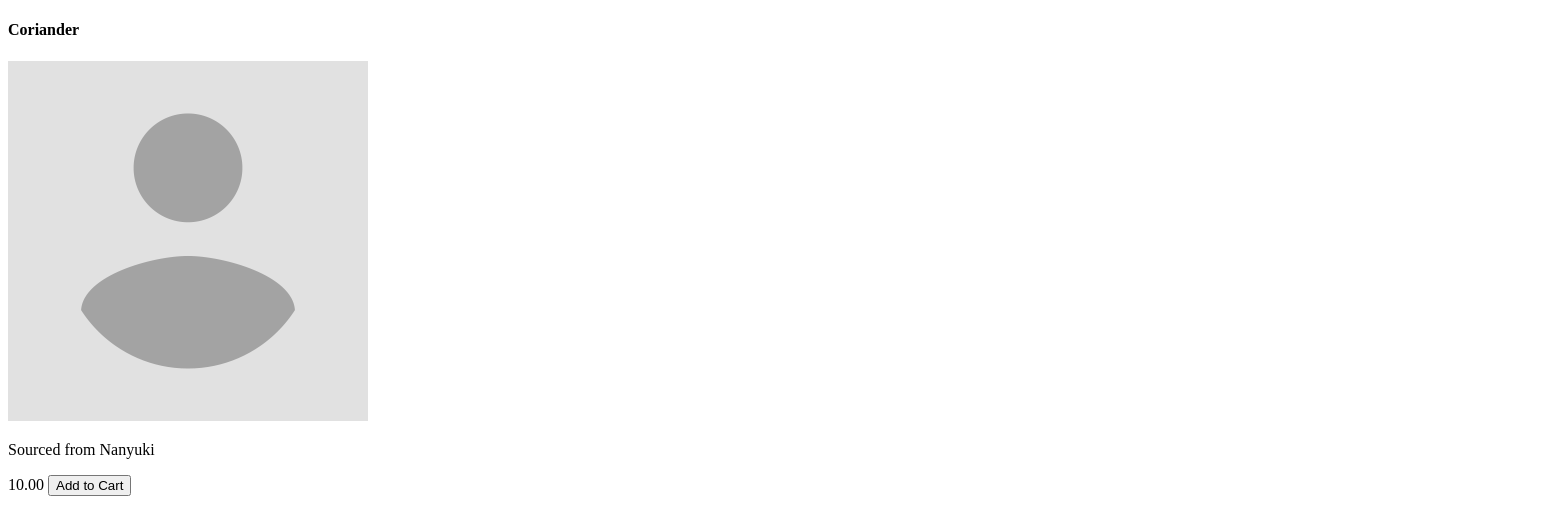
The app's page /inventory/products/2/, older data.
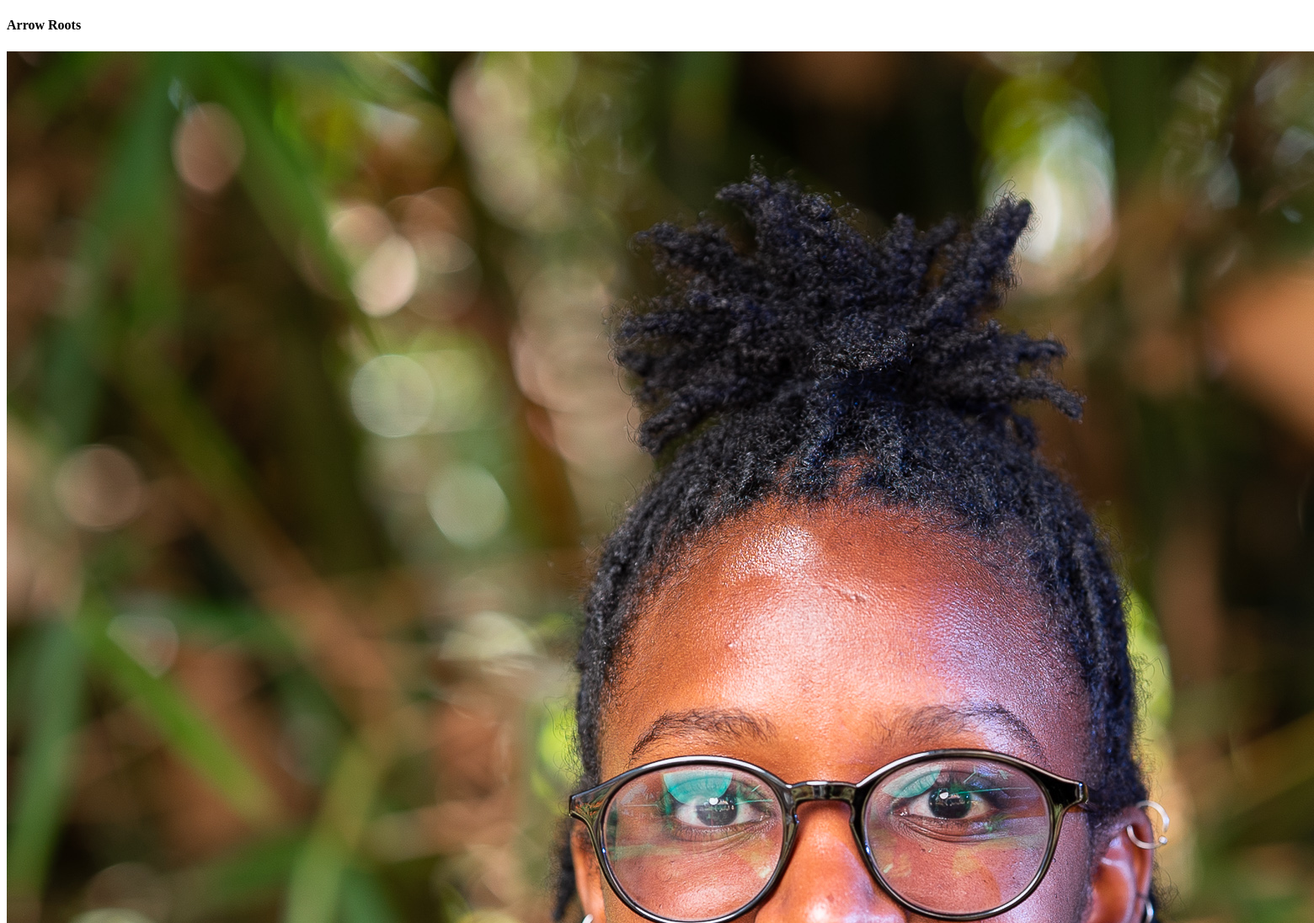
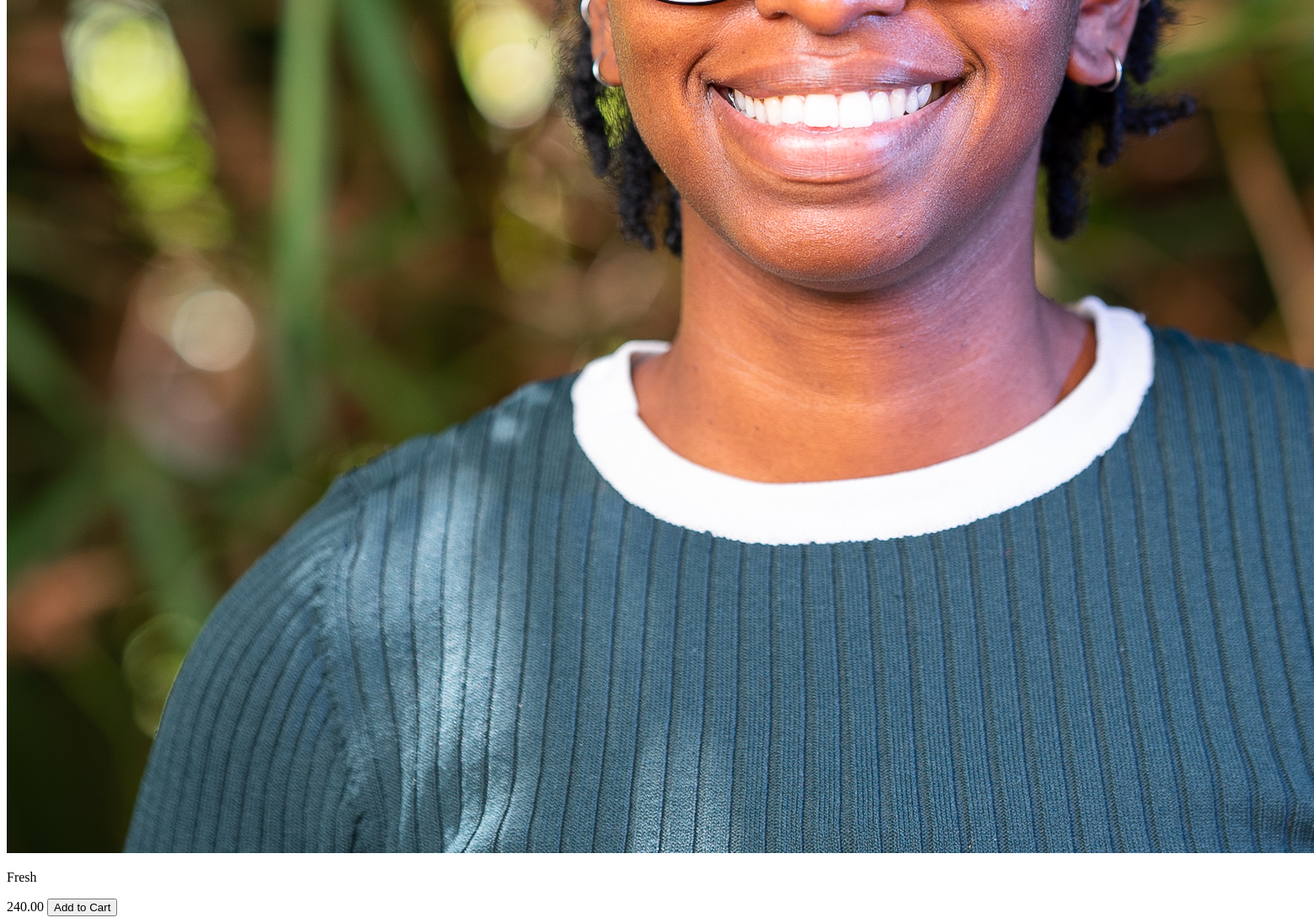
The same page, newer data (2 pictures, top to bottom).
### inventory/models.py (models this page shows, shortened)
class Product(models.Model):
    vendor = models.ForeignKey(Vendor, on_delete=models.CASCADE)
    name = models.CharField(max_length=32)
    description = models.TextField()
    image = models.ImageField(upload_to= 'images')
    price = models.DecimalField(max_digits = 6, decimal_places = 2)
    stock = models.PositiveIntegerField()
    date_created = models.DateTimeField(auto_now_add=True)
    date_updated = models.DateTimeField(auto_now=True)

### inventory/views.py (the view)
# urls.py: path("products/<int:id>/", product_detail, name= "product_detail_view")
def product_detail(request, id):
    product = Product.objects.get(id=id)
    return render (request, "inventory/product_details.html", {"product": product})

### templates/inventory/product_details.html (shortened to what this page needs)
<!DOCTYPE html>
<html lang="en">
<head>
</head>
<body>
    <h4>{{product.name}}</h4>
    <img src="{{product.image.url}}" alt="Image">
    <p>{{product.description}}</p>
    <span>{{product.price}}</span>
    <button>Add to Cart</button>
</body>
</html>

Row changes from the older to the newer data that the page shows:
changed Product: name "Coriander" → "Arrow Roots"; image: a different picture; description "Sourced from Nanyuki" → "Fresh"; price "10.00" → "240.00"
